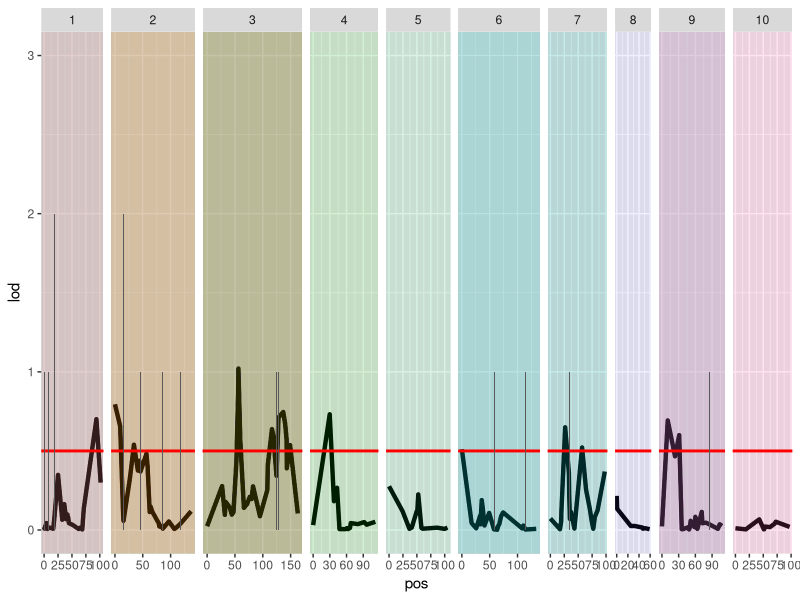

The R script that drew this image:
# root_qtl.R

# pick a threshold for the log scores
library(ggplot2)

setwd("~/Desktop/Lab/Maloof Lab/QTL_Visualization/")

qtl <- read.csv("chr_pos_lod_name.csv")

ggplot(qtl) +
  geom_line(aes(pos, lod), size = 1.5) +
  facet_grid(~ chr, scales = "free_x", space = "free_x") + 
  geom_rect(aes(fill = as.factor(chr)),xmin = -Inf,xmax = Inf, ymin = -Inf,ymax = Inf,alpha = 0.01) +
  geom_hline(yintercept = 0.50, color = "red", size = 1) +
  theme(legend.position = "none") +
  geom_histogram(aes(pos), binwidth = 0.1)
